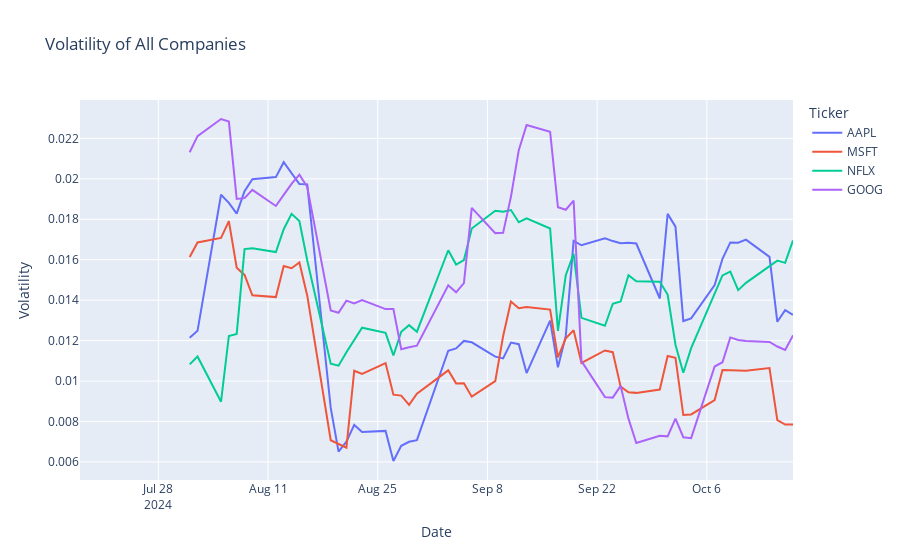

Notebook code cell kept with this figure:
### Code cell
df['Volatility'] = df.groupby('Ticker')['Close'].pct_change().rolling(window=10).std().reset_index(0, drop=True)
fig = px.line(df, x='Date', y='Volatility', 
              color='Ticker', 
              title='Volatility of All Companies')
fig.show()
